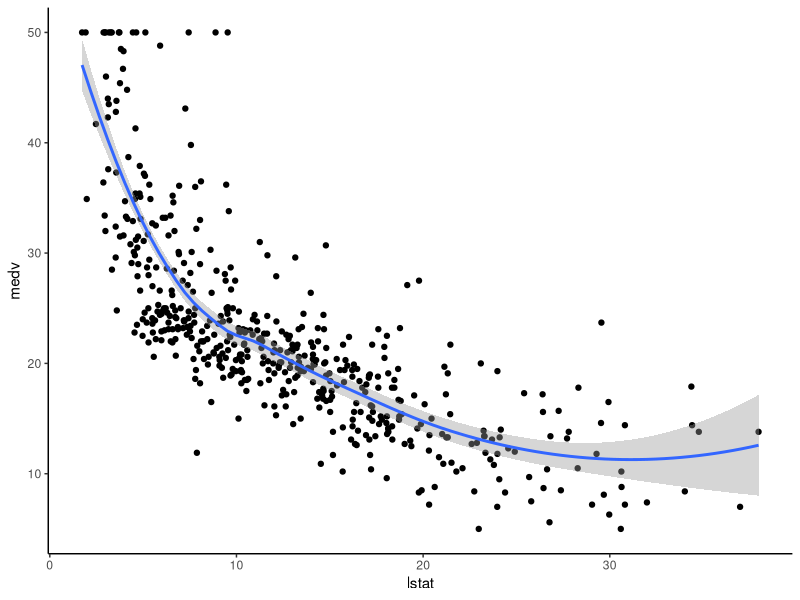
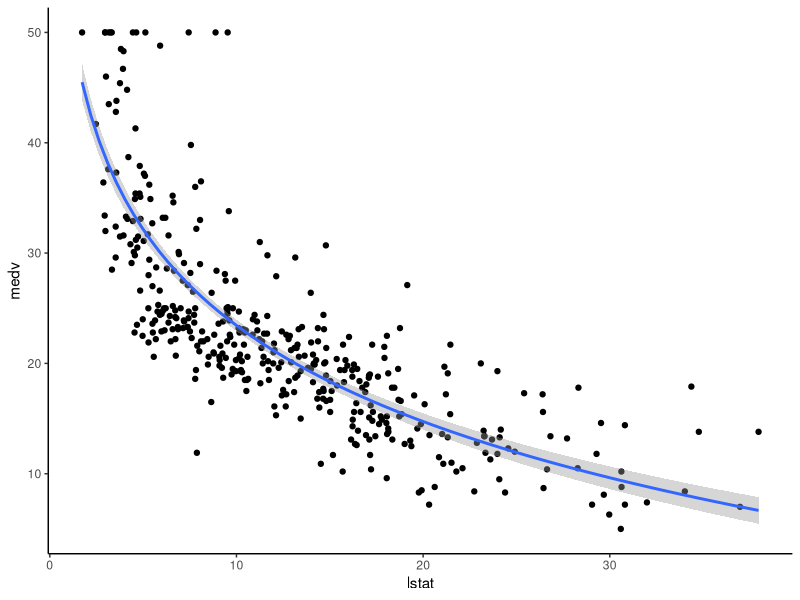

Source code (R) for these figures, in order:
## ---- chunk 1
library(tidyverse)
library(caret)
theme_set(theme_classic())
## ---- chunk 2
# Load the data
data("Boston", package = "MASS")
## ---- chunk 3
ggplot(Boston, aes(x = lstat, y = medv)) +
  geom_point() +
  stat_smooth()
## ---- chunk 4
# Split the data into training and test set
set.seed(123)
training.samples <- Boston$medv %>%
  createDataPartition(p = 0.8, list = FALSE)

train.data  <- Boston[training.samples, ]
test.data <- Boston[-training.samples, ]
## ---- chunk 5
# Build the model
model <- lm(medv ~ log(lstat), data = train.data)

# Summary of the model
summary(model)
## ---- chunk 6
ggplot(train.data, aes(lstat, medv) ) +
  geom_point() +
  stat_smooth(method = lm, formula = y ~ log(x))
## ---- chunk 7
# Make predictions
predictions <- model %>% predict(test.data)

# Model performance
data.frame(
  RMSE = RMSE(predictions, test.data$medv),
  R2 = R2(predictions, test.data$medv)
)
